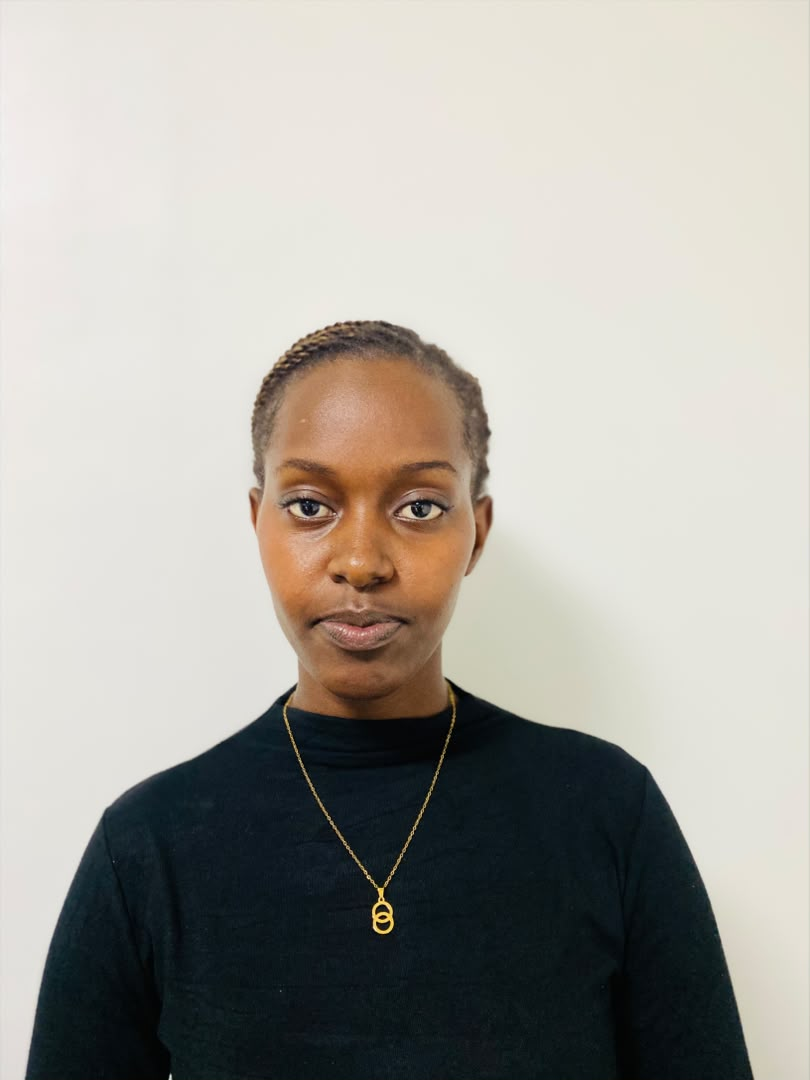
#> input picture Images/Laura/neutral.jpeg, 810 x 1080 px
$ python -i face_model.py   (imports and definitions only)
#> lines starting #> are read from the running program, lines starting #| are printed output that depends on the picture
"""
scripts/face_model.py
----------------------
Inference helper for the Face Recognition model.
Mirrors the same pattern as scripts/product_model.py so the CLI app
can call it in a consistent way.

Usage (standalone):
    python scripts/face_model.py --image Images/Laura/neutral.jpeg

From another script:
    from scripts.face_model import identify_face
    result = identify_face("Images/Laura/neutral.jpeg")
"""
import argparse
import sys
from functools import lru_cache
from pathlib import Path

import numpy as np
import joblib

ROOT           = Path(__file__).resolve().parents[1]
MODEL_PATH     = ROOT / "models" / "face_model.pkl"

try:
    import cv2
    CV2_OK = True
except ImportError:
    CV2_OK = False

IMAGE_SIZE = (128, 128)


class UnknownFaceError(ValueError):
    """Raised when the face is not in the known-member set → ACCESS DENIED."""


# [4 lines left out: function _load, not called in this run]


def _extract_histogram_features(image_path: str) -> np.ndarray:
    """Extract the same 24-bin RGB histogram used to build image_features.csv."""
#> called with image_path = '../Images/Laura/neutral.jpeg'
    if not CV2_OK:
        raise ImportError("opencv-python is required. Run: pip install opencv-python")
    img = cv2.imread(str(image_path))
#> img is the input picture: shape (1080, 810, 3); mean B, G, R 159.3, 165.9, 168.6
    if img is None:
        raise ValueError(f"Cannot read image: {image_path}")
    img = cv2.cvtColor(img, cv2.COLOR_BGR2RGB)
    img = cv2.resize(img, IMAGE_SIZE)
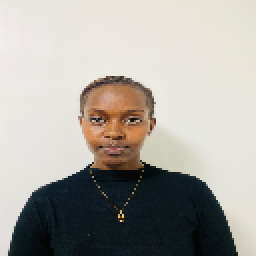
#> img: shape (128, 128, 3) (shown 2 times larger); mean R, G, B 168.5, 165.9, 159.3
    feats = []
    for ch in range(3):
        hist, _ = np.histogram(img[:, :, ch], bins=8, range=(0, 256))
        feats.extend(hist / hist.sum())
#> this loop made 3 passes
#> hist on passes 1 to 3: [4050, 103, 128, 277, 294, 465, 1141, 9926], [3815, 436, 334, 505, 433, 102, 1009, 9750], [3197, 1288, 682, 322, 125, 357, 5957, 4456]
#> after the loop, feats = [0.247, 0.00629, 0.00781, 0.0169, 0.0179, 0.0284, 0.0696, 0.606, 0.233, 0.0266, 0.0204, 0.0308, 0.0264, 0.00623, 0.0616, 0.595, 0.195, 0.0786, 0.0416, 0.0197, 0.00763, 0.0218, 0.364, 0.272]
    return np.array(feats).reshape(1, -1)


# [59 lines left out: functions identify_face, main, not called in this run]


# [2 lines not run here, left out]

>>> result = _extract_histogram_features('../Images/Laura/neutral.jpeg')

$ run again, on Images/Laura/smiling.jpeg
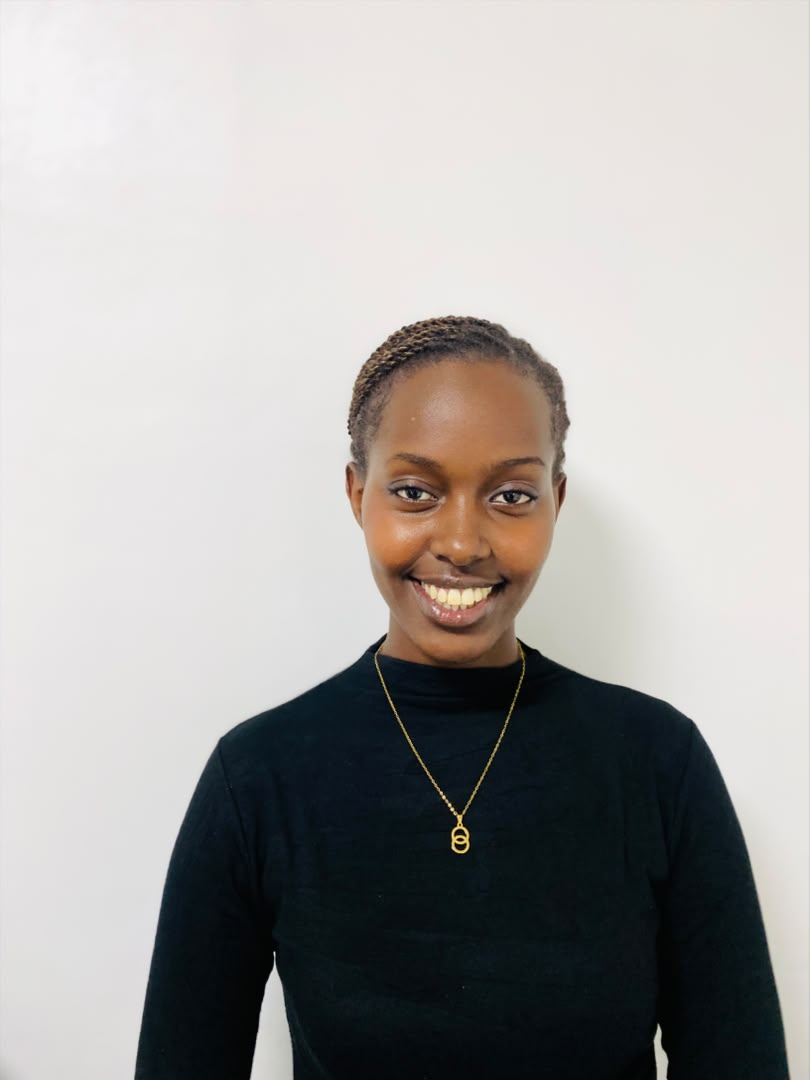
#> input picture Images/Laura/smiling.jpeg, 810 x 1080 px
#> in _extract_histogram_features, img is the input picture: shape (1080, 810, 3); mean B, G, R 164, 166, 168.2
#> in _extract_histogram_features, `img = cv2.resize(img, IMAGE_SIZE)`:
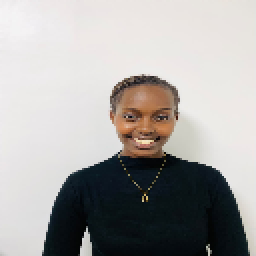
#> img: shape (128, 128, 3) (shown 2 times larger); mean R, G, B 168.1, 166, 164
#> the loop in _extract_histogram_features, `for ch in range(3):` made 3 passes
#> hist on passes 1 to 3: [4142, 104, 143, 213, 303, 435, 1474, 9570], [4065, 256, 283, 537, 222, 67, 1541, 9413], [3680, 780, 617, 254, 65, 157, 1740, 9091]
#> after the loop in _extract_histogram_features, `for ch in range(3):`: feats = [0.253, 0.00635, 0.00873, 0.013, 0.0185, 0.0266, 0.09, 0.584, 0.248, 0.0156, 0.0173, 0.0328, 0.0135, 0.00409, 0.0941, 0.575, 0.225, 0.0476, 0.0377, 0.0155, 0.00397, 0.00958, 0.106, 0.555]

$ run again, on Images/Laura/surprised.jpeg
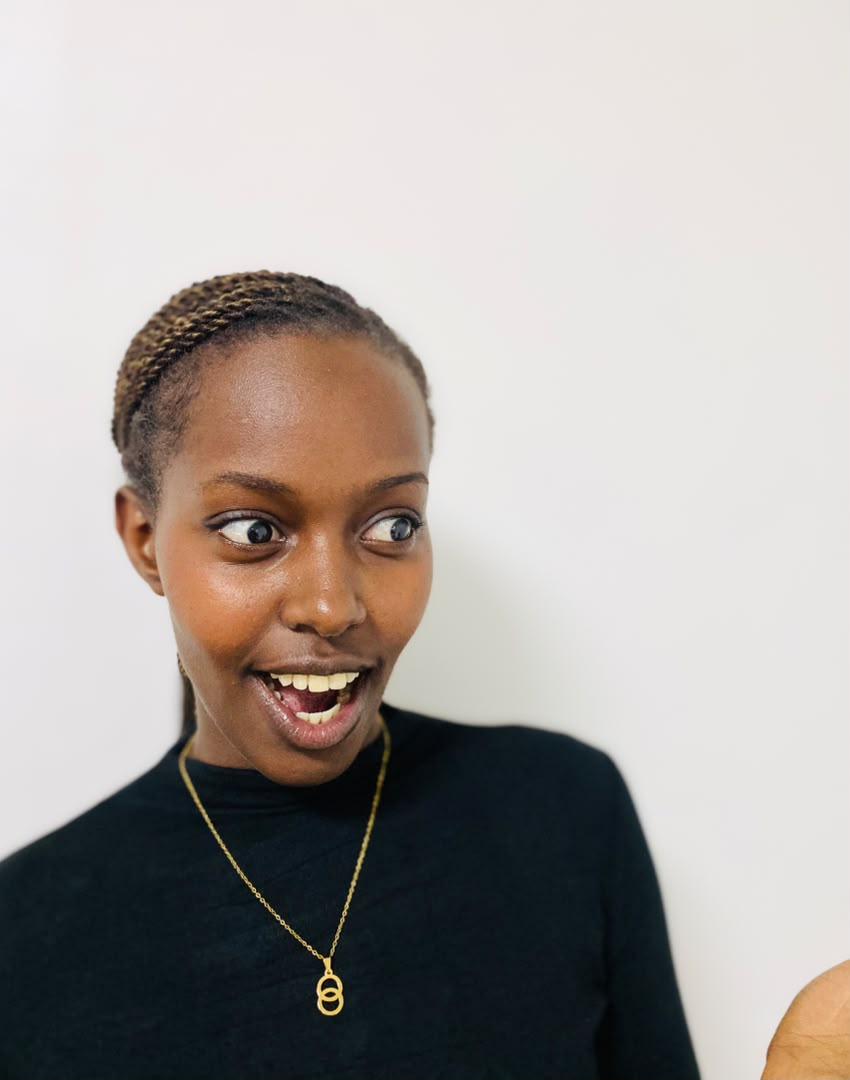
#> input picture Images/Laura/surprised.jpeg, 850 x 1080 px
#> in _extract_histogram_features, img is the input picture: shape (1080, 850, 3); mean B, G, R 160.2, 164, 169.7
#> in _extract_histogram_features, `img = cv2.resize(img, IMAGE_SIZE)`:
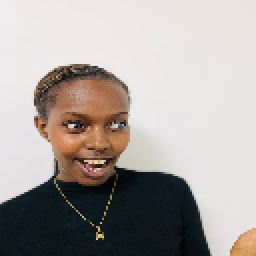
#> img: shape (128, 128, 3) (shown 2 times larger); mean R, G, B 169.7, 164, 160.2
#> the loop in _extract_histogram_features, `for ch in range(3):` made 3 passes
#> hist on passes 1 to 3: [3659, 161, 287, 406, 502, 832, 1023, 9514], [3602, 411, 614, 827, 585, 178, 793, 9374], [2979, 1394, 1088, 576, 142, 127, 839, 9239]
#> after the loop in _extract_histogram_features, `for ch in range(3):`: feats = [0.223, 0.00983, 0.0175, 0.0248, 0.0306, 0.0508, 0.0624, 0.581, 0.22, 0.0251, 0.0375, 0.0505, 0.0357, 0.0109, 0.0484, 0.572, 0.182, 0.0851, 0.0664, 0.0352, 0.00867, 0.00775, 0.0512, 0.564]
